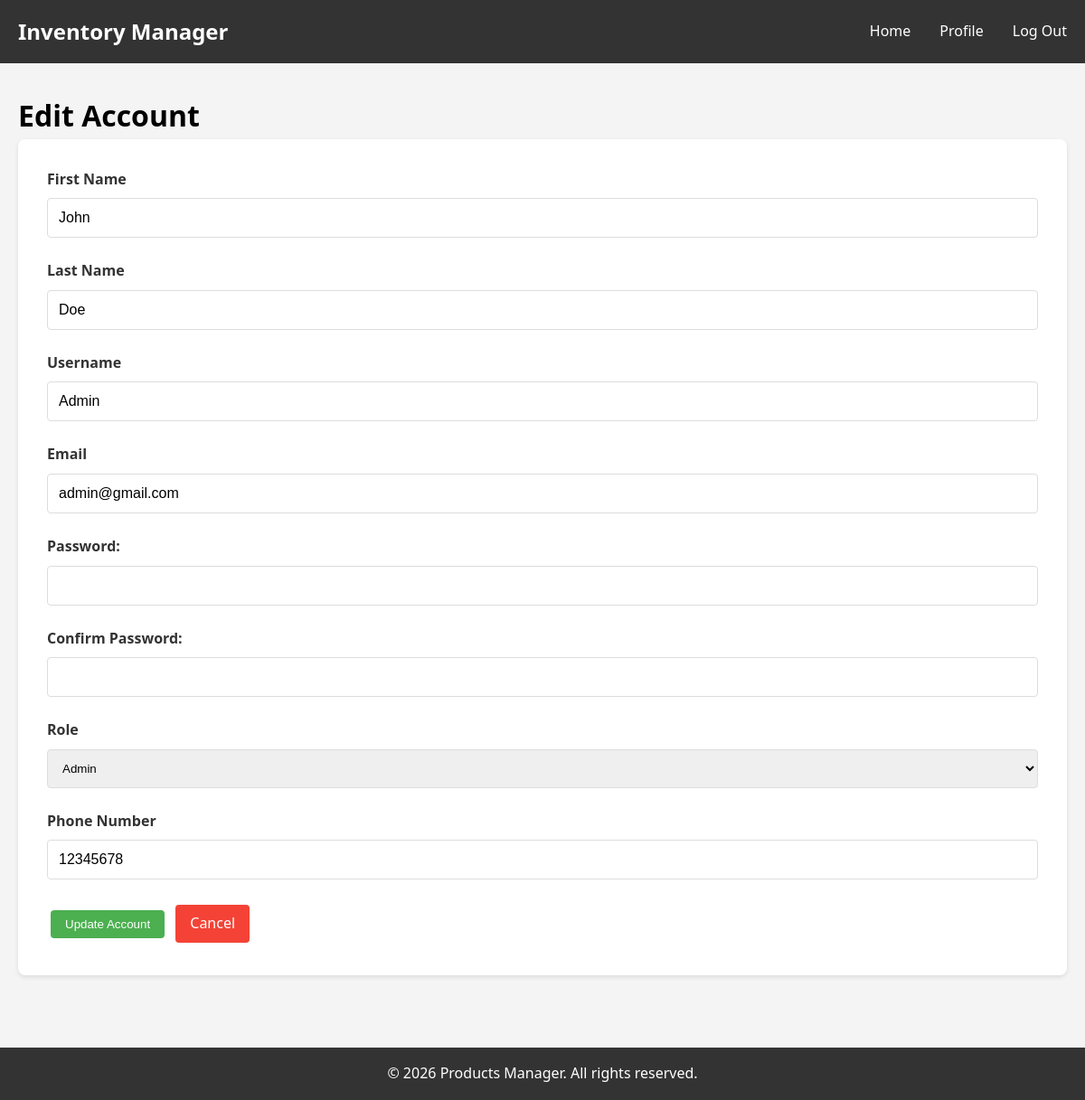
Before: /pages/edit_account.php?id=1 (signed in) with the older database file.
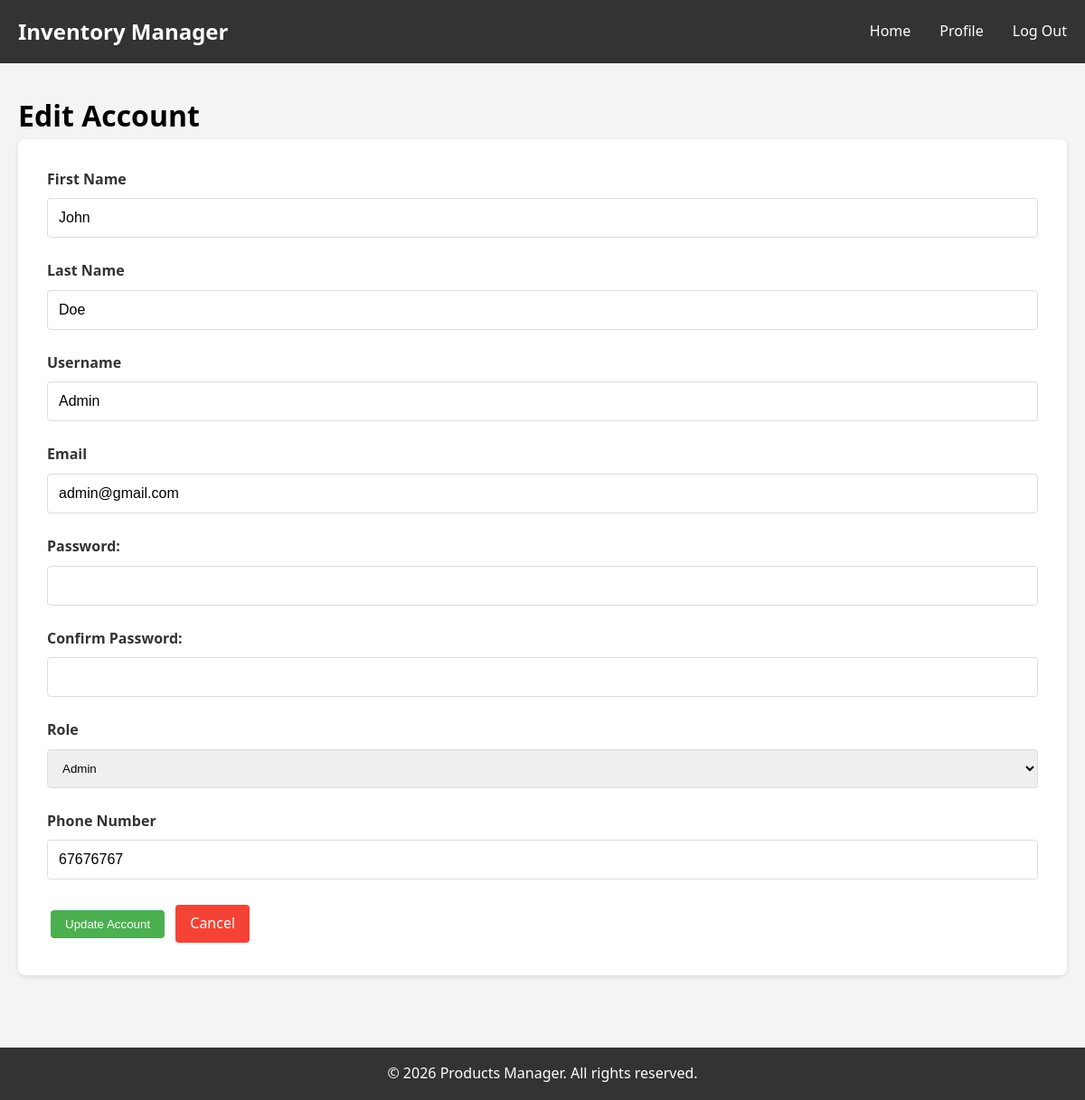
After: the same page with the newer database file.
### tables this page shows
CREATE TABLE `users` (
  `id` int(11) NOT NULL,
  `email` varchar(255) NOT NULL,
  `username` varchar(100) NOT NULL,
  `password_hash` varchar(255) NOT NULL,
  `role` enum('Admin','User') NOT NULL DEFAULT 'User',
  `first_name` varchar(100) NOT NULL,
  `last_name` varchar(100) NOT NULL,
  `phone_number` varchar(10) NOT NULL,
  `created_at` timestamp NOT NULL DEFAULT current_timestamp(),
  `updated_at` timestamp NOT NULL DEFAULT current_timestamp() ON UPDATE current_timestamp()
);

### pages/edit_account.php (the view, shortened to what this page needs)
<?php
    require_once __DIR__ . '/../config/config.php';
    $userId = $_GET['id'];
    $sql = "SELECT id, username, email, first_name, last_name, role, phone_number FROM users WHERE id = ?";
    $userData = null;
    if ($stmt = $conn->prepare($sql)) {
        $stmt->bind_param("i", $userId);
        if ($stmt->execute()) {
            $result = $stmt->get_result();
            if ($result->num_rows == 1) {
                $userData = $result->fetch_assoc();
            } else {
                die("Error: User not found.");
            }
        }
    }
?>
<!DOCTYPE html>
<html lang="en">
<head>
    <link rel="stylesheet" href="<?php echo BASE_URL; ?>/css/style.css">
</head>
<body>
    <?php include __DIR__ . '/../includes/header.php'; ?>
    <div class="container">
        <h1 class="center-text">Edit Account</h1>
        <div class="card">
            <form action="edit_account.php?id=<?php echo $userId; ?>" method="POST">
                <div class="form-group">
                    <label>First Name</label>
                    <input type="text" name="first_name" value="<?php echo htmlspecialchars($userData['first_name']); ?>" required>
                </div>
                <div class="form-group">
                    <label>Last Name</label>
                    <input type="text" name="last_name" value="<?php echo htmlspecialchars($userData['last_name']); ?>" required>
                </div>
                <div class="form-group">
                    <label>Username</label>
                    <input type="text" name="username" value="<?php echo htmlspecialchars($userData['username']); ?>" required>
                </div>
                <div class="form-group">
                    <label>Email</label>
                    <input type="email" name="email" value="<?php echo htmlspecialchars($userData['email']); ?>" required>
                </div>
                <div class="form-group">
                    <label for="password">Password:</label>
                    <input type="text" id="password" name="password" required>
                </div>
                <div class="form-group">
                    <label for="confirm_password">Confirm Password:</label>
                    <input type="password" id="confirm_password" name="confirm_password" required>
                </div>
                <div class="form-group">
                    <label>Role</label>
                    <select name="role" required style="width: 100%; padding: 0.75rem; border: 1px solid #ddd; border-radius: 4px;">
                        <option value="Admin" <?php echo ($userData['role'] == 'Admin') ? 'selected' : ''; ?>>Admin</option>
                    </select>
                </div>
                <div class="form-group">
                    <label>Phone Number</label>
                    <input type="text" name="phone_number" value="<?php echo htmlspecialchars($userData['phone_number']); ?>">
                </div>
                <div style="margin-top: 20px;">
                    <button type="submit" class="btn btn-primary">Update Account</button>
                    <a href="account_management.php" class="btn btn-danger">Cancel</a>
                </div>
            </form>
        </div>
    </div>
    <?php include __DIR__ . '/../includes/footer.php'; ?>
</body>
</html>

Changed rows visible on the page:
changed users "John": phone_number "12345678" → "67676767"
